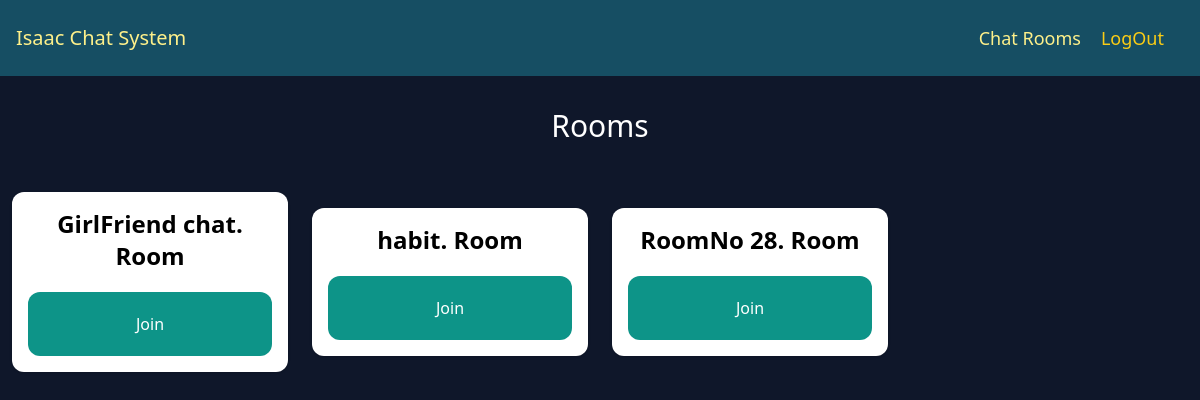
Screenshot of /rooms/ (signed in) with the database file from the repository.
### room/models.py (models this page shows)
class Room(models.Model):
    name = models.CharField(max_length=255, blank=True)
    slug = models.SlugField(unique=True)

### room/views.py (the view)
# urls.py: path('rooms/', include('room.urls')),
@login_required
def rooms(request):
    rooms = Room.objects.all()
    return render(request, 'room/rooms.html', {'rooms': rooms})

### room/templates/room/rooms.html (shortened to what this page needs)
{% extends 'core/base.html'%}
{% block content %}
<div class="p-3 lg:p-8 text-center">
    <h1 class="text-2xl lg:text-3xl text-white">Rooms</h1>
 </div>
 <div class="w-full flex flex-wrap items-center">
    {% for room in rooms%}
        <div class="w-full lg:w-1/4 px-3 py-4">
            <div class="p-4 bg-white shadow rounded-xl text-center">
                <h2 class="mb-5 text-2xl font-semibold">{{room.name}}. Room</h2>
                <a href="{% url 'room' room.slug %}" class="px-5 py-5 block rounded-xl text-white bg-teal-600 hover:bg-red-500">Join</a>
            </div>
        </div>
    {% endfor %}
 </div>
{% endblock %}

### rows the page displays
Room: name "GirlFriend chat"
Room: name "habit"
Room: name "RoomNo 28"
